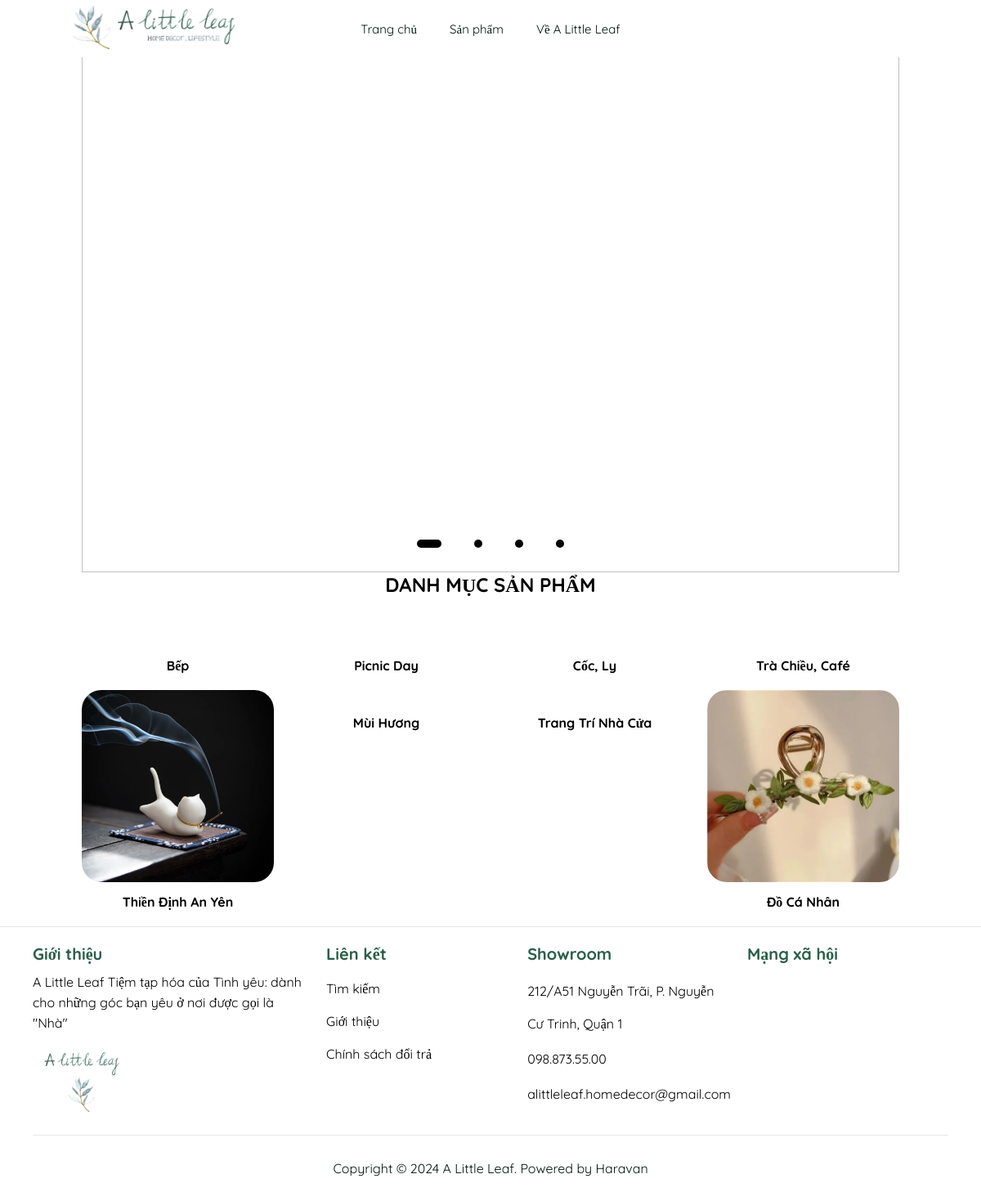
The app's page /home.php with its own data.
### tables this page shows
CREATE TABLE `category` (
  `category_id` int(11) NOT NULL,
  `category_name` text NOT NULL,
  `category_parent_id` int(11) NOT NULL,
  `category_img` text NOT NULL
);

### home.php (the view, shortened to what this page needs)
<!DOCTYPE html>
<html lang="en">
<head>
    <link rel="stylesheet" href="css/header.css?v=<?php echo time();?>">
    <link rel="stylesheet" href="css/footer.css?v=<?php echo time();?>">
    <link rel="stylesheet" href="css/home.css?v=<?php echo time();?>">
    <link rel="stylesheet" href="css/cart-search.css?v=<?php echo time();?>">
</head>
<body>
    <div id="main-body">
        <?php
        require_once "./template/header.php";
        ?>
        <div class="slider">
            <div class="list">
                <div class="item">
                    <img src="img/slider/slider1.webp" alt="">
                </div>
            </div>
            <div class="buttons">
                <button id="prev"><ion-icon name="arrow-back-outline"></ion-icon></button>
                <button id="next"><ion-icon name="arrow-forward-outline"></ion-icon></button>
            </div>
            <ul class="dots">
                <li class="active"></li>
                <li></li>
                <li></li>
                <li></li>
            </ul>
        </div>
        <div class="category-title">
        <h2>DANH MỤC SẢN PHẨM</h2>
        </div>
        <div class="category-wrap">
            <?php
                $conn = connectDatabase();
                $query = "SELECT * FROM Category WHERE category_parent_id = 0";
                $result = $conn->query($query);
                if ($result->num_rows > 0){
                    echo '<div class="category">';
                    while ($row = $result->fetch_assoc()) {
                        echo '<div class="category-item">';
                            echo '<a href="./collections.php?category_id=' . $row['category_id'] . '">';
                                echo '<div class="category-item-img">';
                                    echo '<img src="img/homeCategory/' . $row['category_img'] . '" alt="">';
                                echo '</div>';
                                echo '<span>' . $row['category_name'] . '</span>';
                            echo '</a>';
                        echo '</div>';
                    }
                    echo '</div>';
                }
                else {
                    echo 'KHÔNG CÓ DỮ LIỆU !!!';
                }
            ?>
        </div>
        <?php
            require_once "./template/footer.php";
        ?>
    </div>
</body>
</html>

### css/home.css (style rules this page uses)
html, body { height: 100%; font-family: 'Quicksand', 'sans-serif'; }
* { margin: 0; padding: 0; box-sizing: border-box; }
.slider { width: 1000px; max-width: 100%; height: 700px; position: relative; margin: auto; overflow: hidden; }
.list { position: absolute; top: 0; left: 0; height: 100%; display: flex; width: max-content; transition: 1s; }
.list img { width: 1000px; max-width: 100%; height: 100%; object-fit: contain; }
.buttons { position: absolute; top: 45%; left: 5%; width: 90%; display: flex; justify-content: space-between; }
.buttons button { width: 50px; height: 50px; border-radius: 50%; background-color: #fff5; border: none; font-size: 16px; font-family: monospace; font-weight: bold; cursor: pointer; }
.dots { position: absolute; bottom: 10px; color: #000; left: 0; width: 100%; margin: 0; padding: 0; display: flex; justify-content: center; }
.dots li { list-style: none; width: 10px; height: 10px; border-radius: 20px; margin: 20px; background-color: #000; transition: 1s; display: flex; justify-content: center; cursor: pointer; }
.dots li.active { width: 30px; }
.category-title { display: flex; justify-content: center; width: 100%; margin: 0; padding-bottom: 2%; }
.category-wrap { width: 100%; padding: 20px 100px; }
.category { display: grid; grid-template-columns: repeat(4, 1fr); gap: 20px; }
.category-item { display: flex; flex-direction: column; }
.category-item a { display: flex; flex-direction: column; align-items: center; text-align: center; text-decoration: none; color: black; }
.category-item-img { width: 100%; margin-bottom: 10px; }
.category-item-img img { width: 100%; border-radius: 24px; }
.category-item span { font-weight: bold; }

### css/cart-search.css (style rules this page uses)
.active { -ms-transform: translateX(0); -webkit-transform: translateX(0); transform: translateX(0); }

### records on screen
category: category_name "Bếp"
category: category_name "Picnic Day"
category: category_name "Cốc, Ly"
category: category_name "Trà Chiều, Café"
category: category_img (picture), category_name "Thiền Định An Yên"
category: category_name "Mùi Hương"
category: category_name "Trang Trí Nhà Cửa"
category: category_img (picture), category_name "Đồ Cá Nhân"
